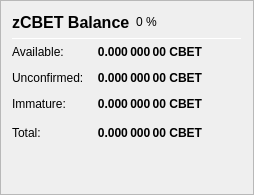
                   <widget class="QFrame" name="frame_ZerocoinBalances">
                    <property name="frameShape">
                     <enum>QFrame::StyledPanel</enum>
                    </property>
                    <property name="frameShadow">
                     <enum>QFrame::Raised</enum>
                    </property>
                    <layout class="QVBoxLayout" name="verticalLayout_7">
                     <item>
                      <layout class="QHBoxLayout" name="horizontalLayout_8" stretch="0,0,0">
                       <item>
                        <widget class="QLabel" name="label_5z_3">
                         <property name="minimumSize">
                          <size>
                           <width>0</width>
                           <height>20</height>
                          </size>
                         </property>
                         <property name="font">
                          <font>
                           <pointsize>12</pointsize>
                           <weight>75</weight>
                           <bold>true</bold>
                          </font>
                         </property>
                         <property name="text">
                          <string>zCBET Balance</string>
                         </property>
                        </widget>
                       </item>
                       <item>
                        <widget class="QLabel" name="labelzCBETPercent">
                         <property name="text">
                          <string notr="true">0 %</string>
                         </property>
                        </widget>
                       </item>
                       <item>
                        <spacer name="horizontalSpacer_11">
                         <property name="orientation">
                          <enum>Qt::Horizontal</enum>
                         </property>
                         <property name="sizeHint" stdset="0">
                          <size>
                           <width>40</width>
                           <height>20</height>
                          </size>
                         </property>
                        </spacer>
                       </item>
                      </layout>
                     </item>
                     <item>
                      <widget class="Line" name="line_ZerocoinBalance">
                       <property name="minimumSize">
                        <size>
                         <width>0</width>
                         <height>1</height>
                        </size>
                       </property>
                       <property name="maximumSize">
                        <size>
                         <width>16777215</width>
                         <height>1</height>
                        </size>
                       </property>
                       <property name="orientation">
                        <enum>Qt::Horizontal</enum>
                       </property>
                      </widget>
                     </item>
                     <item>
                      <layout class="QGridLayout" name="gridLayout_5">
                       <property name="spacing">
                        <number>12</number>
                       </property>
                       <item row="1" column="0">
                        <widget class="QLabel" name="labelzBalanceMatureText">
                         <property name="toolTip">
                          <string>Mature: more than 20 confirmation and more than 1 mint of the same denomination after it was minted.
These zCBET are spendable.</string>
                         </property>
                         <property name="text">
                          <string>Available:</string>
                         </property>
                        </widget>
                       </item>
                       <item row="1" column="1">
                        <widget class="QLabel" name="labelzBalanceMature">
                         <property name="font">
                          <font>
                           <weight>75</weight>
                           <bold>true</bold>
                          </font>
                         </property>
                         <property name="toolTip">
                          <string>Mature: more than 20 confirmation and more than 1 mint of the same denomination after it was minted.
These zCBET are spendable.</string>
                         </property>
                         <property name="text">
                          <string notr="true">0.000 000 00 CBET</string>
                         </property>
                         <property name="alignment">
                          <set>Qt::AlignRight|Qt::AlignTrailing|Qt::AlignVCenter</set>
                         </property>
                        </widget>
                       </item>
                       <item row="2" column="0">
                        <widget class="QLabel" name="labelzBalanceUnconfirmedText">
                         <property name="toolTip">
                          <string>Unconfirmed: less than 20 confirmations
Immature: confirmed, but less than 1 mint of the same denomination after it was minted</string>
                         </property>
                         <property name="text">
                          <string>Unconfirmed:</string>
                         </property>
                        </widget>
                       </item>
                       <item row="2" column="1">
                        <widget class="QLabel" name="labelzBalanceUnconfirmed">
                         <property name="font">
                          <font>
                           <weight>75</weight>
                           <bold>true</bold>
                          </font>
                         </property>
                         <property name="toolTip">
                          <string>Unconfirmed: less than 20 confirmations
Immature: confirmed, but less than 1 mint of the same denomination after it was minted</string>
                         </property>
                         <property name="text">
                          <string notr="true">0.000 000 00 CBET</string>
                         </property>
                         <property name="alignment">
                          <set>Qt::AlignRight|Qt::AlignTrailing|Qt::AlignVCenter</set>
                         </property>
                        </widget>
                       </item>
                       <item row="3" column="0">
                        <widget class="QLabel" name="labelzBalanceImmatureText">
                         <property name="toolTip">
                          <string>Unconfirmed: less than 20 confirmations
Immature: confirmed, but less than 1 mint of the same denomination after it was minted</string>
                         </property>
                         <property name="text">
                          <string>Immature:</string>
                         </property>
                        </widget>
                       </item>
                       <item row="3" column="1">
                        <widget class="QLabel" name="labelzBalanceImmature">
                         <property name="font">
                          <font>
                           <weight>75</weight>
                           <bold>true</bold>
                          </font>
                         </property>
                         <property name="toolTip">
                          <string>Unconfirmed: less than 20 confirmations
Immature: confirmed, but less than 1 mint of the same denomination after it was minted</string>
                         </property>
                         <property name="text">
                          <string notr="true">0.000 000 00 CBET</string>
                         </property>
                         <property name="alignment">
                          <set>Qt::AlignRight|Qt::AlignTrailing|Qt::AlignVCenter</set>
                         </property>
                        </widget>
                       </item>
                       <item row="4" column="0">
                        <widget class="QLabel" name="labelzBalanceText">
                         <property name="toolTip">
                          <string>Your current zCBET balance, unconfirmed and immature zCBET included.</string>
                         </property>
                         <property name="text">
                          <string>Total:</string>
                         </property>
                        </widget>
                       </item>
                       <item row="4" column="1">
                        <widget class="QLabel" name="labelzBalance">
                         <property name="font">
                          <font>
                           <weight>75</weight>
                           <bold>true</bold>
                          </font>
                         </property>
                         <property name="cursor">
                          <cursorShape>IBeamCursor</cursorShape>
                         </property>
                         <property name="toolTip">
                          <string>Your current zCBET balance, unconfirmed and immature zCBET included.</string>
                         </property>
                         <property name="text">
                          <string notr="true">0.000 000 00 CBET</string>
                         </property>
                         <property name="alignment">
                          <set>Qt::AlignRight|Qt::AlignTrailing|Qt::AlignVCenter</set>
                         </property>
                         <property name="textInteractionFlags">
                          <set>Qt::LinksAccessibleByMouse|Qt::TextSelectableByKeyboard|Qt::TextSelectableByMouse</set>
                         </property>
                        </widget>
                       </item>
                       <item row="4" column="2">
                        <spacer name="horizontalSpacer_4">
                         <property name="orientation">
                          <enum>Qt::Horizontal</enum>
                         </property>
                         <property name="sizeHint" stdset="0">
                          <size>
                           <width>40</width>
                           <height>20</height>
                          </size>
                         </property>
                        </spacer>
                       </item>
                      </layout>
                     </item>
                     <item>
                      <spacer name="verticalSpacer_4">
                       <property name="orientation">
                        <enum>Qt::Vertical</enum>
                       </property>
                       <property name="sizeHint" stdset="0">
                        <size>
                         <width>20</width>
                         <height>40</height>
                        </size>
                       </property>
                      </spacer>
                     </item>
                    </layout>
                   </widget>
